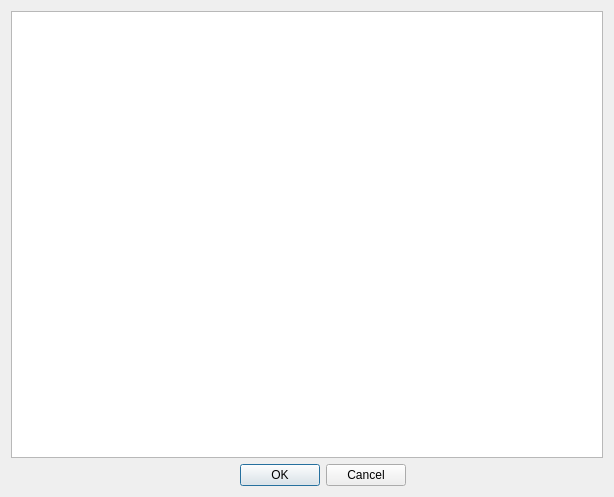
<?xml version="1.0" encoding="UTF-8"?>
<ui version="4.0">
 <class>dialogMapeamento</class>
 <widget class="QDialog" name="dialogMapeamento">
  <property name="geometry">
   <rect>
    <x>0</x>
    <y>0</y>
    <width>614</width>
    <height>497</height>
   </rect>
  </property>
  <property name="windowTitle">
   <string>dialogMapeamento</string>
  </property>
  <layout class="QHBoxLayout" name="horizontalLayout_2">
   <item>
    <layout class="QVBoxLayout" name="verticalLayout">
     <item>
      <widget class="QTableWidget" name="tableWidgetTransacoes"/>
     </item>
     <item>
      <layout class="QHBoxLayout" name="horizontalLayout">
       <item>
        <spacer name="horizontalSpacer_2">
         <property name="orientation">
          <enum>Qt::Orientation::Horizontal</enum>
         </property>
         <property name="sizeHint" stdset="0">
          <size>
           <width>40</width>
           <height>20</height>
          </size>
         </property>
        </spacer>
       </item>
       <item>
        <widget class="QDialogButtonBox" name="buttonBox">
         <property name="standardButtons">
          <set>QDialogButtonBox::StandardButton::Cancel|QDialogButtonBox::StandardButton::Ok</set>
         </property>
        </widget>
       </item>
       <item>
        <spacer name="horizontalSpacer">
         <property name="orientation">
          <enum>Qt::Orientation::Horizontal</enum>
         </property>
         <property name="sizeHint" stdset="0">
          <size>
           <width>40</width>
           <height>20</height>
          </size>
         </property>
        </spacer>
       </item>
      </layout>
     </item>
    </layout>
   </item>
  </layout>
 </widget>
 <resources/>
 <connections/>
</ui>
